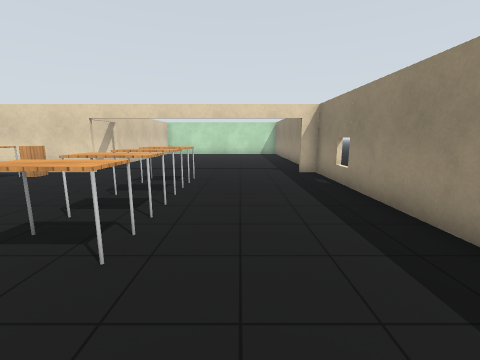
View 1 (above)

18 first-person views from a walk through a robot-simulator world made for Gazebo. The camera is 1.3 m above the floor, tilts 10° down and sees 90° across. The floor is counted in squares, 1 m on a side. Each view is taken from the middle of a square. On the plan, view 1 faces up. The plan holds only what a view shows up to about 12 squares ahead; the rest is blank. Gazebo's built-in surfaces are drawn with simple patterns.

View 2
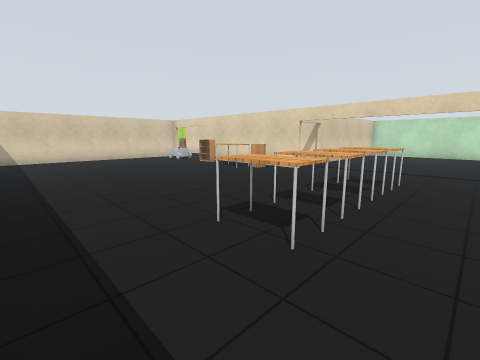

View 3
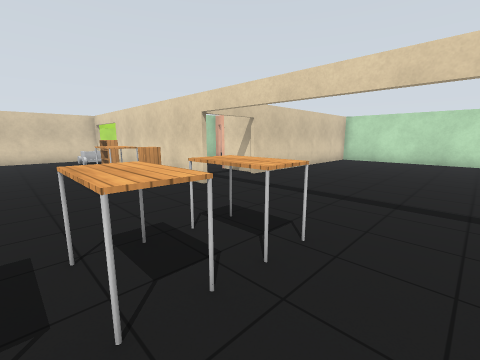

View 4
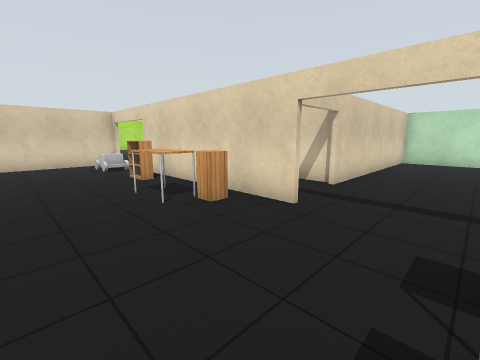

View 5
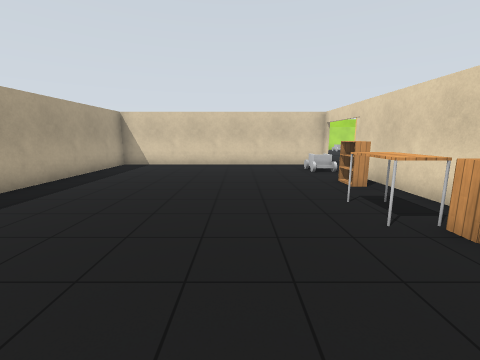

View 6
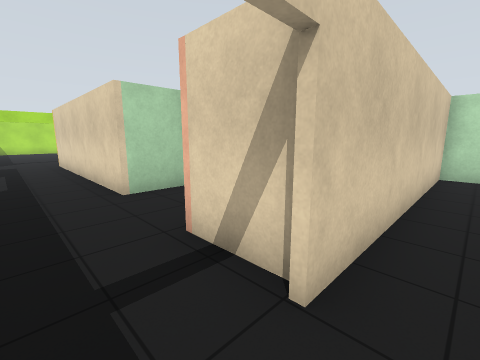

View 7
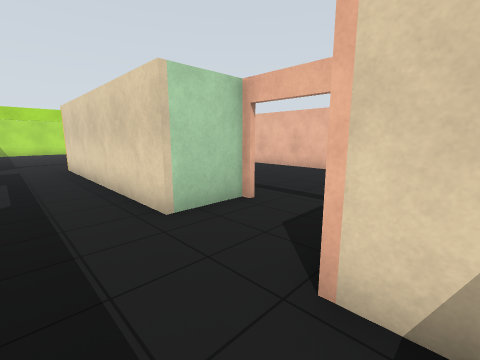

View 8
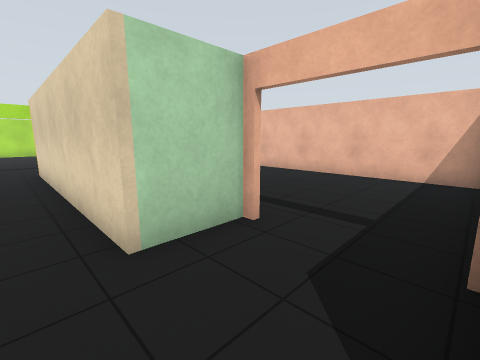

View 9
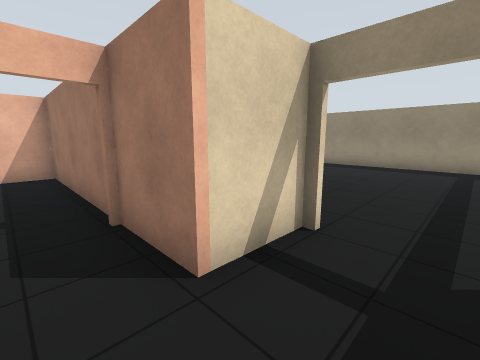

View 10
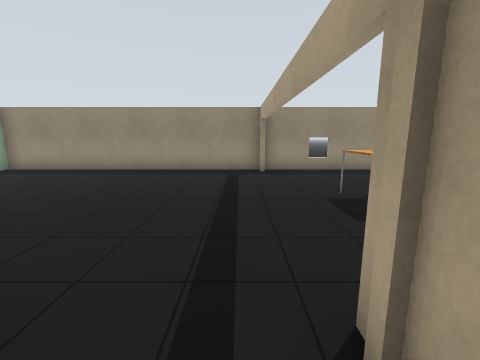

View 11
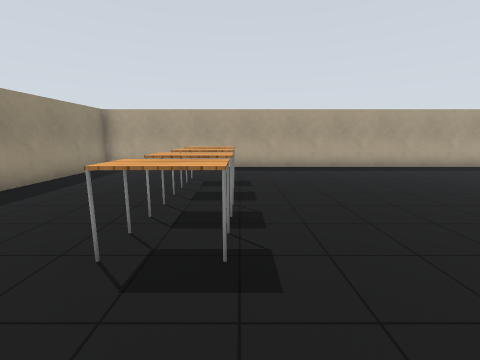

View 12
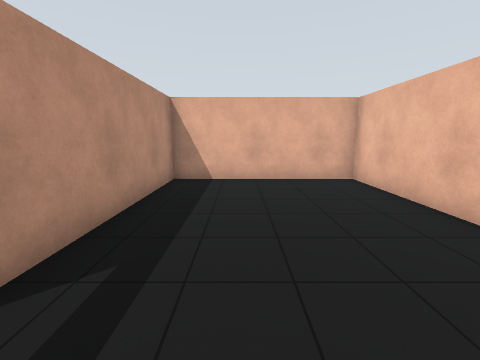

View 13
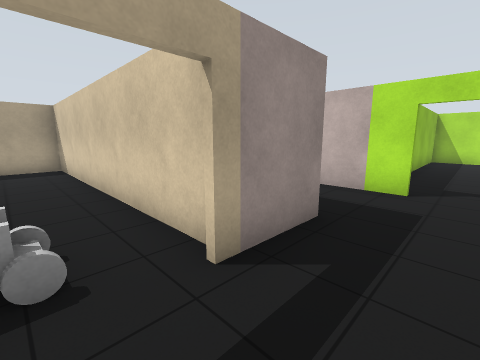

View 14
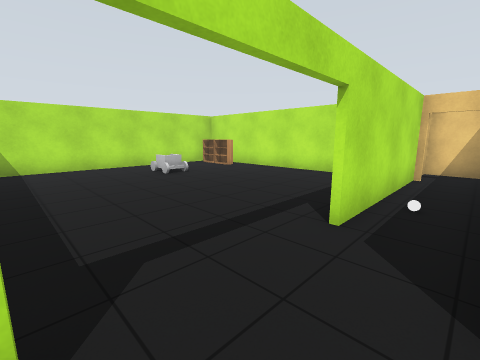

View 15
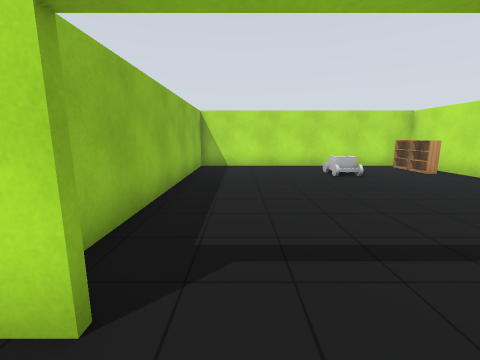

View 16
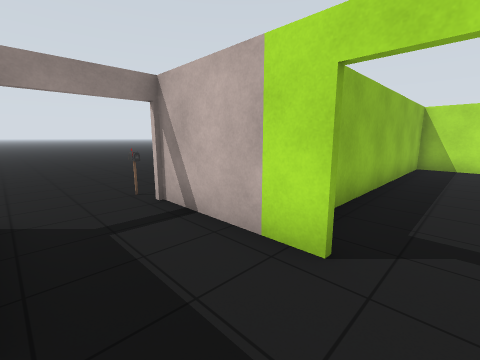

View 17
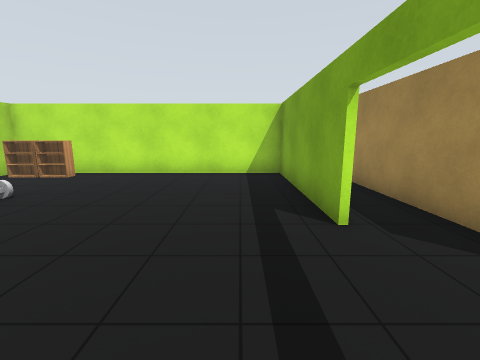

View 18
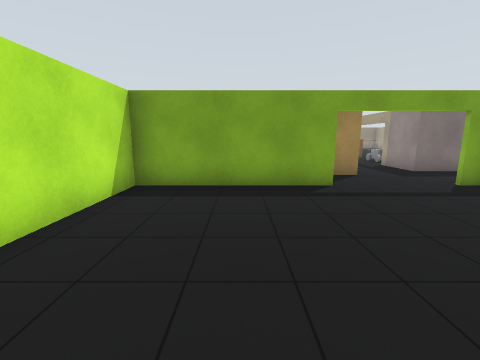

### Floor plan
Points are (right, up) in squares from view 1. A wall is a line through its corners. A room is listed if a view was taken in it or the views show most of it. See-through windows are left out.
Room 1 (views 1, 2, 3, 4, 5)
walls: (-5.5, 9) (-12.4, 9); (-15.7, 9.1) (-15.7, -0.7) (2.9, -0.7) (2.9, 9); (3, 9) (2.2, 9)
ways out: open door at (-1.5, 9) to room 2; open door at (-14, 9) to room 3
objects: cart (-14, 8) to (-13, 8); bookshelf (-11, 8); table (-9, 7) to (-8, 8); cabinet (-7, 8); table (-3, 3) to (-2, 3); table (-3, 4) to (-2, 4); table (-3, 6) to (-2, 6); table (-3, 7) to (-2, 7)
Room 2 (views 6, 11)
walls: (0.1, 19.6) (-5.8, 19.6) (-5.8, 11.7); (2.2, 9.2) (2.9, 9.2); (2.9, 9) (2.9, 19.6)
ways out: open door at (-1.5, 9) to room 1; open door at (-6, 10.5) to room 3
Room 3 (views 7, 8, 9, 10, 13, 14, 15, 16)
walls: (-10.7, 13.9) (-10.7, 11.7) (-18.7, 11.7); (-17.7, 9.2) (-15.4, 9.2); (-5.8, 11.7) (-7.8, 11.7) (-7.8, 13.9)
ways out: open door at (-14, 9) to room 1; open door at (-6, 10.5) to room 2; open door at (-9, 14) to room 4; open door at (-20.4, 11.7) to room 5; opening at (-19, 10) to room 7
Room 4 (view 12)
walls: (-7.8, 13.9) (-7.8, 19.6) (-16.5, 19.6) (-16.5, 13.9) (-10.7, 13.9)
ways out: open door at (-9, 14) to room 3
Room 5 (views 17, 18)
walls: (-20.5, 13.4) (-20.5, 18.9) (-30.2, 18.9) (-30.2, 9.2) (-21.5, 9.2); (-20.5, 9.4) (-20.5, 10)
ways out: open door at (-20.4, 11.7) to room 3
objects: bookshelf (-29, 18); cart (-28, 14) to (-27, 15); bookshelf (-28, 18)
Room 6 (no view inside)
walls: (-20.4, 19) (-20.4, 13.4); (-18.7, 11.7) (-18.7, 17.1)
ways out: open door at (-19.5, 19)
objects: other object (-20, 15)
Room 7 (no view inside)
walls: (-17.7, 7.4) (-17.7, 9.2); (-20.4, 10) (-20.4, 6.1)
ways out: opening at (-19, 10) to room 3; open door at (-19, 6)

Positions as (right, up) in squares from view 1, and headings:
1: (0, 0), facing up
2: (0, 0), facing up-left
3: (0, 5), facing up-left
4: (-3, 5), facing up-left
5: (-4, 5), facing left
6: (-5, 10), facing up-left
7: (-7, 10), facing up-left
8: (-8, 11), facing up-left
9: (-9, 10), facing up-right
10: (-7, 10), facing right
11: (-3, 10), facing down
12: (-9, 16), facing left
13: (-14, 11), facing down-left
14: (-19, 10), facing up-left
15: (-19, 11), facing left
16: (-18, 11), facing down-left
17: (-22, 10), facing up
18: (-27, 16), facing right
